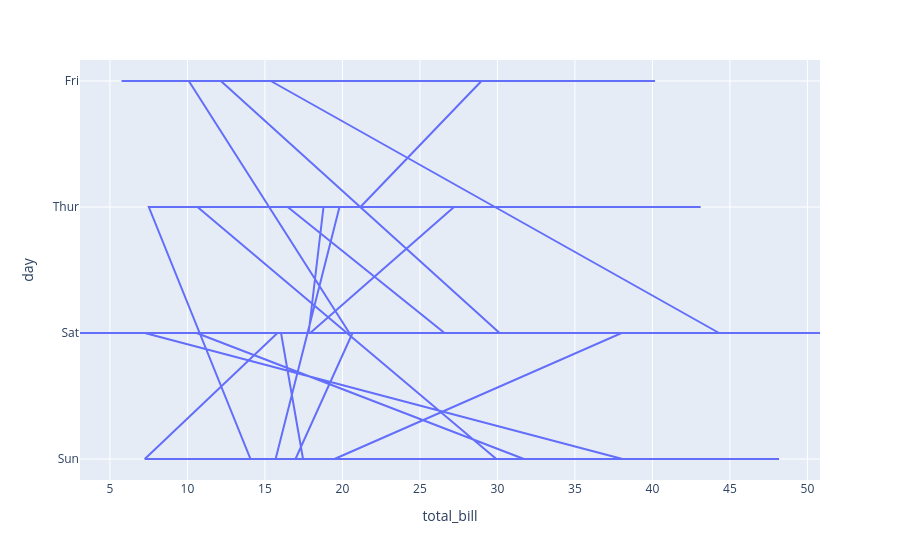

Notebook cell for this chart:
### Code cell
fig = px.line(tips, x='total_bill',y='day')
fig.show()

### Figure 1 — Plotly figure (JSON) as saved in the notebook; plotly's stock layout.template omitted (floating-point values rounded to 4 significant figures; data arrays with more than 128 entries replaced by an {"elided": "..."} marker saying what was removed)
{"data": [{"hovertemplate": "total_bill=%{x}<br>day=%{y}<extra></extra>", "legendgroup": "", "line": {"color": "#636efa", "dash": "solid"}, "marker": {"symbol": "circle"}, "mode": "lines", "name": "", "orientation": "h", "showlegend": false, "type": "scatter", "x": {"elided": "244 float values"}, "xaxis": "x", "y": {"elided": "244 str values"}, "yaxis": "y"}], "layout": {"legend": {"tracegroupgap": 0}, "margin": {"t": 60}, "xaxis": {"anchor": "y", "domain": [0, 1], "title": {"text": "total_bill"}}, "yaxis": {"anchor": "x", "domain": [0, 1], "title": {"text": "day"}}}}
